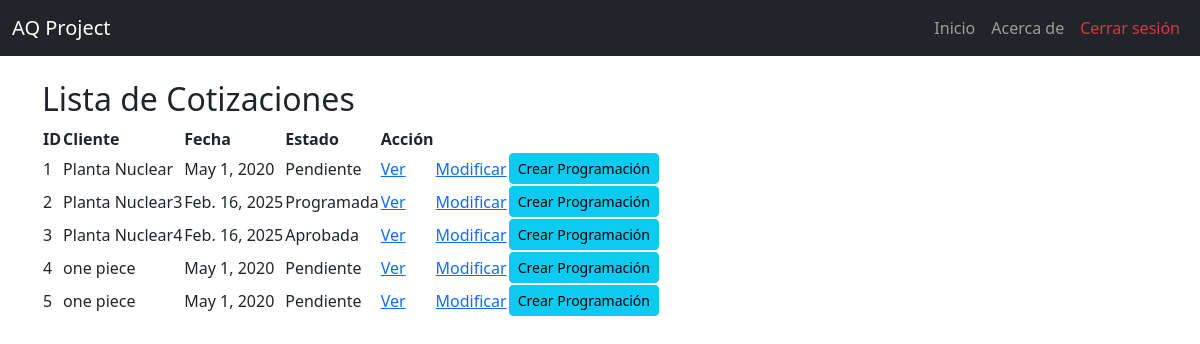
The page /cotizaciones/cotizaciones/ (signed in) on the database as committed earlier.
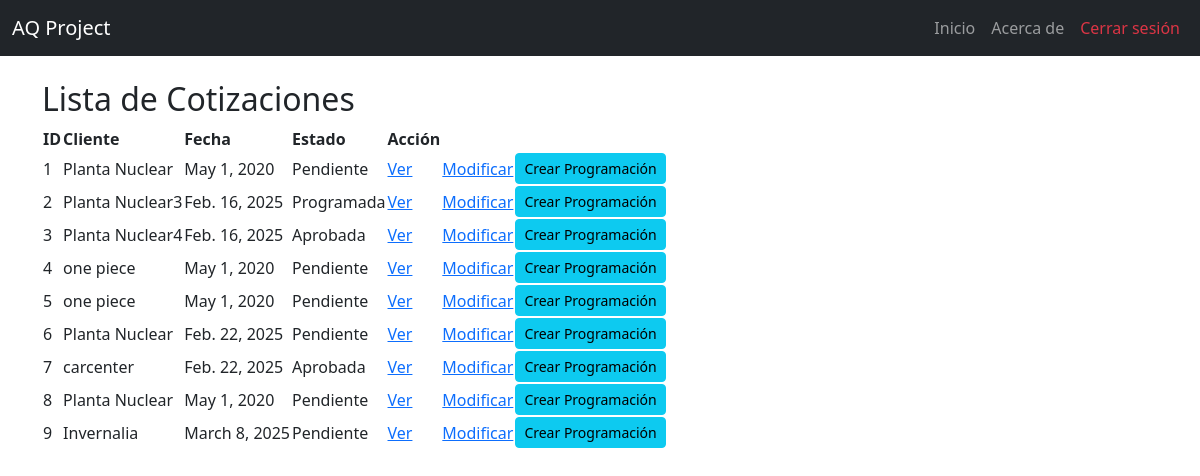
The same page on the database as committed later.
### cotizaciones/models.py (models this page shows, shortened)
class Cotizacion(models.Model):
    solicitud = models.ForeignKey(Solicitud, on_delete=models.CASCADE, related_name="cotizaciones")
    numero_servicio = models.CharField(max_length=10, unique=True, help_text="Formato: XXXX-X")
    fecha_cotizacion = models.DateField(null=True, blank=True)
    tipo_servicio = models.ManyToManyField("TipoServicio")
    dias_auditoria_etapa_1 = models.DecimalField(max_digits=3, decimal_places=1, null=True, blank=True)
    dias_auditoria_etapa_2 = models.DecimalField(max_digits=3, decimal_places=1, null=True, blank=True)
    precio_neto = models.DecimalField(max_digits=10, decimal_places=2, help_text="Valor sin IVA")
    precio_iva = models.DecimalField(max_digits=10, decimal_places=2, default=Decimal("0.00"), help_text="IVA (19%)")
    precio_total = models.DecimalField(max_digits=10, decimal_places=2, default=Decimal("0.00"), help_text="Total con IVA")
    ESTADO_CHOICES = [
        ('Pendiente', 'Pendiente'),
        ('Aprobada', 'Aprobada'),
        ('Rechazada', 'Rechazada'),
        ('Programada', 'Programada'),
    ]
    estado = models.CharField(max_length=20, choices=ESTADO_CHOICES, default='Pendiente')

### solicitudes/models.py (models this page shows, shortened)
class Solicitud(models.Model):
    cliente = models.ForeignKey(Cliente, on_delete=models.CASCADE, related_name="solicitudes_solicitudes")  # Relación con el modelo Cliente
    fecha_solicitud = models.DateField(default=date.today)  # Fecha en que se crea la solicitud
    estado = models.CharField(
        max_length=20,
        choices=[
            ('Pendiente', 'Pendiente'),
            ('Aprobada', 'Aprobada'),
            ('Rechazada', 'Rechazada')
        ],
        default='Pendiente'
    )  # Estado de la solicitud

class Cliente(models.Model):
    nit = models.CharField(max_length=20, unique=True)  # Nit único
    nombre_propietario = models.CharField(max_length=100)
    nombre_establecimiento = models.CharField(max_length=100)
    representante_legal = models.CharField(max_length=100)
    cedula_ciudadania = models.CharField(max_length=20)
    ciudad = models.CharField(max_length=100)
    departamento = models.CharField(max_length=100)
    direccion = models.CharField(max_length=200)
    representante_organismo = models.CharField(max_length=100)
    cargo = models.CharField(max_length=50)
    telefono_fijo = models.CharField(max_length=20, blank=True, null=True)
    telefono_celular = models.CharField(max_length=20)
    correo_electronico = models.EmailField()
    nivel_cea = models.CharField(max_length=50, choices=NIVELES_CEA)
    cantidad_vehiculos = models.IntegerField(null=True, blank=True)
    cantidad_instructores = models.IntegerField(null=True, blank=True)
    categorias_certificar = models.ManyToManyField(Categoria, blank=True)
    certificado_conformidad = models.CharField(max_length=2, choices=CERTIFICADO_CONFORMIDAD_CHOICES, default="No")
    nombre_ente_certificador = models.CharField(max_length=100, blank=True, null=True)  # Se llena si es "Sí"
    fecha_solicitud = models.DateField(null=True, blank=True)  # Se establece solo cuando se envía la solicitud
    observaciones = models.TextField(blank=True, null=True)

### cotizaciones/views.py (the view)
# urls.py: path("cotizaciones/", listado_cotizaciones, name="listado_cotizaciones"),
@login_required
def listado_cotizaciones(request):
    cotizaciones = Cotizacion.objects.all()
    return render(request, "cotizaciones/listado_cotizaciones.html", {"cotizaciones": cotizaciones})

### cotizaciones/templates/cotizaciones/listado_cotizaciones.html (shortened to what this page needs)
<!DOCTYPE html>
<html lang="es">
<head>
</head>
{% extends 'layouts/base.html' %}
{% block content %}
<body>
    <h2>Lista de Cotizaciones</h2>
<table>
    <tr>
        <th>ID</th>
        <th>Cliente</th>
        <th>Fecha</th>
        <th>Estado</th>
        <th>Acción</th>
    </tr>
    {% for cotizacion in cotizaciones %}
    <tr>
        <td>{{ cotizacion.id }}</td>
        <td>{{ cotizacion.solicitud.cliente.nombre_establecimiento }}</td>
        <td>{{ cotizacion.fecha_cotizacion }}</td>
        <td>{{ cotizacion.estado }}</td>
        <td><a href="{% url 'detalle_cotizacion' cotizacion.id %}">Ver</a></td>
        <td><a href="{% url 'editar_cotizacion' cotizacion.id %}">Modificar</a></td>
        <td><a href="{% url 'programar_auditoria' cotizacion.id %}" class="btn btn-sm btn-info">Crear Programación</a></td>
    </tr>
    {% endfor %}
</table>
</body>
{% endblock %}

Rows that differ between the two databases and show on the page:
added Cotizacion: id "6", solicitud.cliente.nombre_establecimiento "Planta Nuclear", fecha_cotizacion "Feb. 22, 2025", estado "Pendiente"
added Cotizacion: id "7", solicitud.cliente.nombre_establecimiento "carcenter", fecha_cotizacion "Feb. 22, 2025", estado "Aprobada"
added Cotizacion: id "8", solicitud.cliente.nombre_establecimiento "Planta Nuclear", fecha_cotizacion "May 1, 2020", estado "Pendiente"
added Cotizacion: id "9", solicitud.cliente.nombre_establecimiento "Invernalia", fecha_cotizacion "March 8, 2025", estado "Pendiente"
